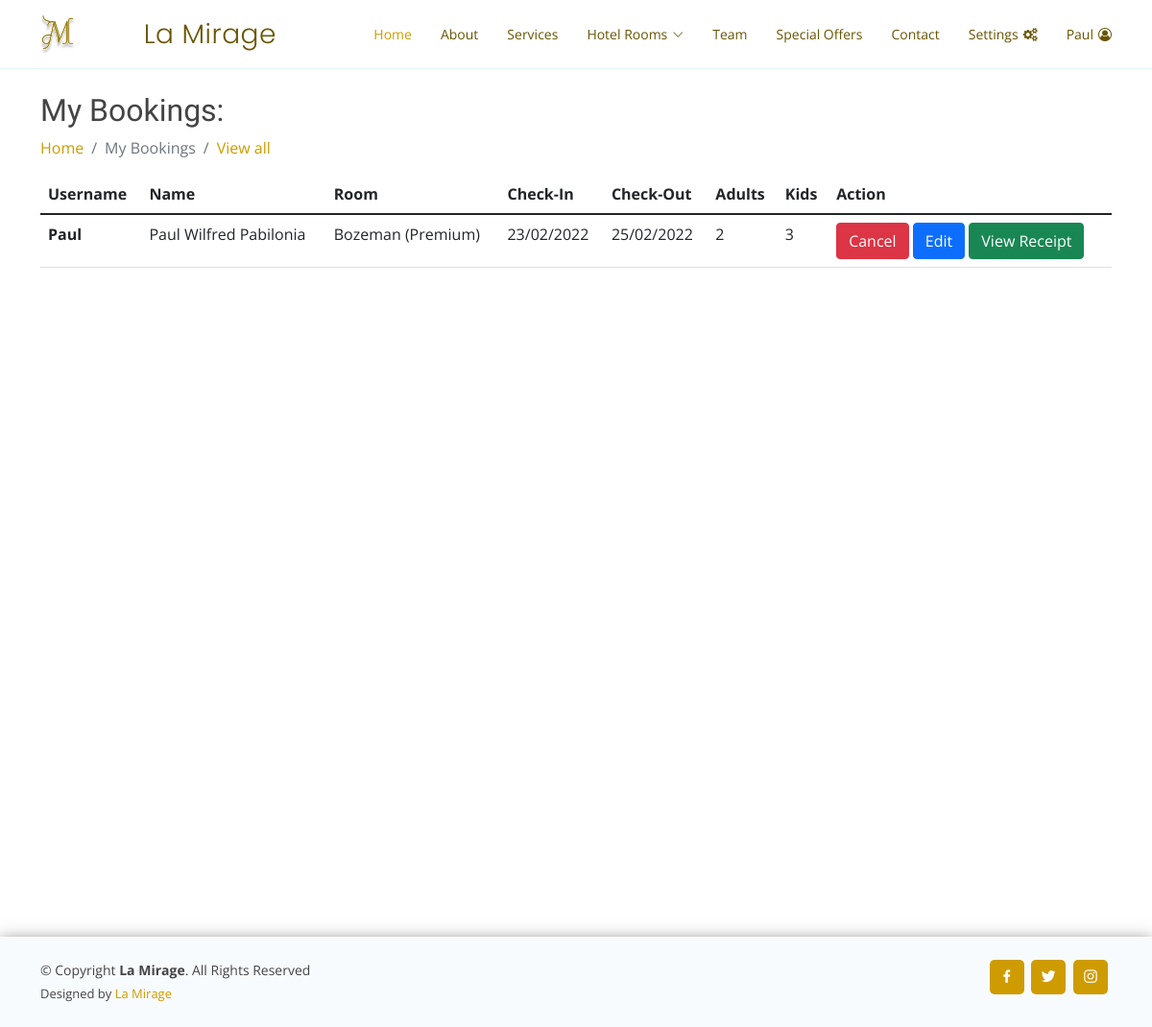
The app's page /my_bookings (signed in), older data.
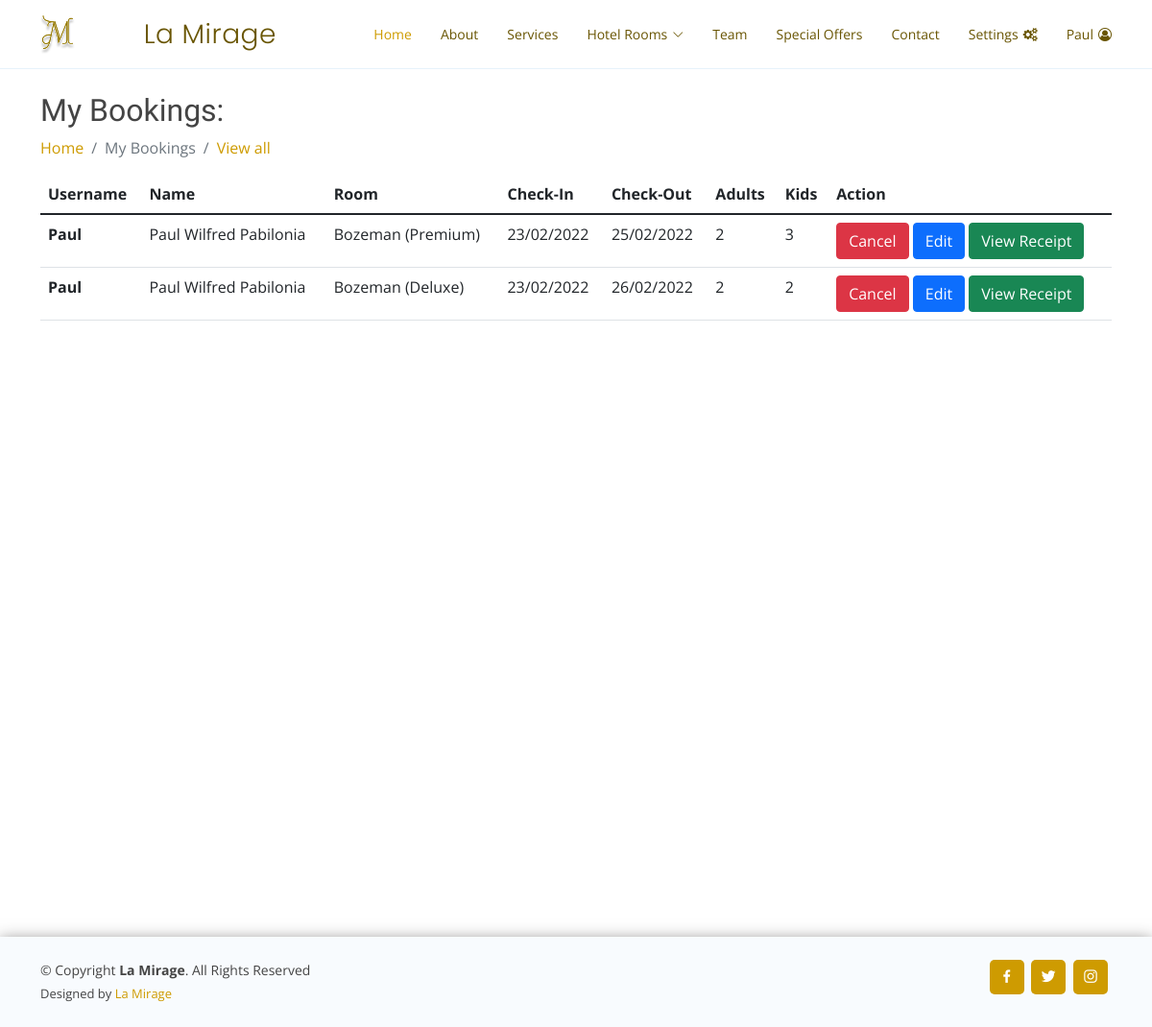
The same page, newer data.
### reservation/models.py (models this page shows, shortened)
class Booking(models.Model):
    client = models.ForeignKey(User, on_delete=models.CASCADE,related_name="booking",default=None)
    user_profile = models.ForeignKey(UserProfile, on_delete=models.CASCADE,related_name="booking_profile",default=None)
    checkIn = models.CharField(max_length=100)
    checkOut = models.CharField(max_length=100)
    numAdults = models.IntegerField(default=0)
    numKids = models.IntegerField(default=0)
    mop = models.CharField(max_length=200)
    room_category = models.CharField(max_length=200,default=None)
    room_type = models.CharField(max_length=200,default=None)
    is_cancelled = models.BooleanField(default=False,blank= True)
    created_at = models.DateTimeField(auto_now_add=True)
    update_at = models.DateTimeField(auto_now=True)

class User(AbstractUser):
    pass

### reservation/views.py (the view)
# urls.py: path("my_bookings",views.my_bookings,name="my_bookings"),
def my_bookings(request):
    user = request.user
    bookings = Booking.objects.filter(client=user,is_cancelled=False)
    return render(request, "reservation/my_bookings.html",
                  {'bookings': bookings})

### reservation/templates/reservation/my_bookings.html (shortened to what this page needs)
{% extends 'reservation/profile_layout.html' %}
{% load static %}
{% block body %}
<div class="mt-3 mb-2">
  <h2>My Bookings:</h2>
  <nav aria-label="breadcrumb" class="main-breadcrumb">
    <ol class="breadcrumb">
      <li class="breadcrumb-item"><a href="{% url 'index' %}">Home</a></li>
      <li class="breadcrumb-item active" aria-current="page">My Bookings</li>
      <li class="breadcrumb-item"><a href="{% url 'my_bookings' %}">View all</a></li>
    </ol>
  </nav>
  <div class="main-body" style="overflow-x: auto;">
    <table class="table">
      <thead class="thead-dark">
        <tr>
          <th scope="col">Username</th>
          <th scope="col">Name</th>
          <th scope="col">Room</th>
          <th scope="col">Check-In</th>
          <th scope="col">Check-Out</th>
          <th scope="col">Adults</th>
          <th scope="col">Kids</th>
          <th scope="col">Action</th>
        </tr>
      </thead>
      <tbody>
        {% for book in bookings %}
        <tr>
          <th scope="row">{{ book.client.username }}</th>
          <td>{{book.client.first_name}} {{book.client.last_name}}</td>
          <td>{{ book.room_type }} ({{ book.room_category }})</td>
          <td>{{ book.checkIn }}</td>
          <td>{{ book.checkOut }}</td>
          <td>{{ book.numAdults }}</td>
          <td>{{ book.numKids }}</td>
          <td>
            <a href="{% url 'cancel_mybookings' book.id %}" class="btn btn-danger">Cancel</a>
            <a href="{% url 'booking_edit' book.id %}" class="btn btn-primary">Edit</a>
            <a href="{% url 'view_reciept' book.id %}" class="btn btn-success">View Receipt</a>
          </td>
        </tr>
        {% endfor %}
      </tbody>
    </table>
  </div>
</div>
{% endblock %}

Row changes from the older to the newer data that the page shows:
added Booking: client.username "Paul", client.first_name "Paul Wilfred", client.last_name "Pabilonia", room_type "Bozeman", room_category "Deluxe", checkIn "23/02/2022", checkOut "26/02/2022", numAdults "2", numKids "2"
